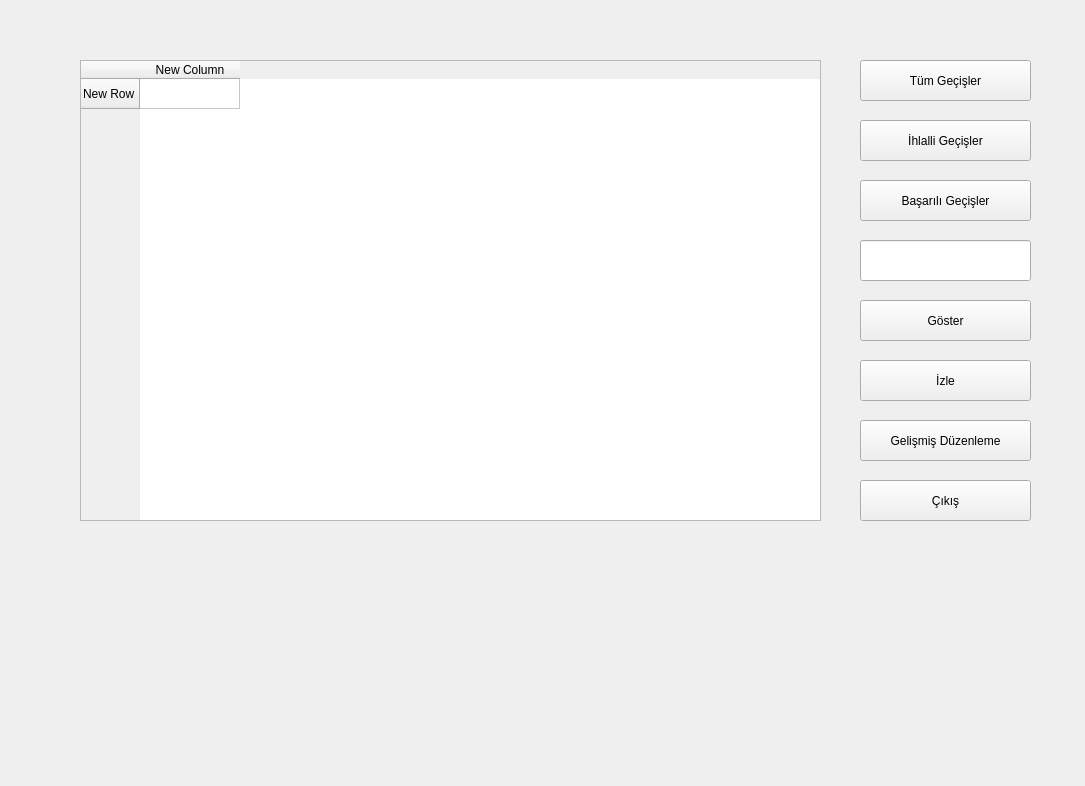
<?xml version="1.0" encoding="UTF-8"?>
<ui version="4.0">
 <class>Form</class>
 <widget class="QWidget" name="Form">
  <property name="geometry">
   <rect>
    <x>0</x>
    <y>0</y>
    <width>1085</width>
    <height>786</height>
   </rect>
  </property>
  <property name="windowTitle">
   <string>Form</string>
  </property>
  <widget class="QPushButton" name="pushButton">
   <property name="geometry">
    <rect>
     <x>860</x>
     <y>300</y>
     <width>171</width>
     <height>41</height>
    </rect>
   </property>
   <property name="text">
    <string>Göster</string>
   </property>
  </widget>
  <widget class="QLineEdit" name="lineEdit">
   <property name="geometry">
    <rect>
     <x>860</x>
     <y>240</y>
     <width>171</width>
     <height>41</height>
    </rect>
   </property>
   <property name="text">
    <string/>
   </property>
  </widget>
  <widget class="QPushButton" name="pushButton_2">
   <property name="geometry">
    <rect>
     <x>860</x>
     <y>60</y>
     <width>171</width>
     <height>41</height>
    </rect>
   </property>
   <property name="text">
    <string>Tüm Geçişler</string>
   </property>
  </widget>
  <widget class="QPushButton" name="pushButton_3">
   <property name="geometry">
    <rect>
     <x>860</x>
     <y>120</y>
     <width>171</width>
     <height>41</height>
    </rect>
   </property>
   <property name="text">
    <string>İhlalli Geçişler</string>
   </property>
  </widget>
  <widget class="QPushButton" name="pushButton_4">
   <property name="geometry">
    <rect>
     <x>860</x>
     <y>180</y>
     <width>171</width>
     <height>41</height>
    </rect>
   </property>
   <property name="text">
    <string>Başarılı Geçişler</string>
   </property>
  </widget>
  <widget class="QTableWidget" name="tableWidget">
   <property name="geometry">
    <rect>
     <x>80</x>
     <y>60</y>
     <width>741</width>
     <height>461</height>
    </rect>
   </property>
   <property name="styleSheet">
    <string notr="true"/>
   </property>
   <row>
    <property name="text">
     <string>New Row</string>
    </property>
   </row>
   <column>
    <property name="text">
     <string>New Column</string>
    </property>
   </column>
  </widget>
  <widget class="QPushButton" name="pushButton_5">
   <property name="geometry">
    <rect>
     <x>860</x>
     <y>480</y>
     <width>171</width>
     <height>41</height>
    </rect>
   </property>
   <property name="text">
    <string>Çıkış</string>
   </property>
  </widget>
  <widget class="QPushButton" name="pushButton_7">
   <property name="geometry">
    <rect>
     <x>860</x>
     <y>420</y>
     <width>171</width>
     <height>41</height>
    </rect>
   </property>
   <property name="text">
    <string>Gelişmiş Düzenleme</string>
   </property>
  </widget>
  <widget class="QLabel" name="arac_resim">
   <property name="geometry">
    <rect>
     <x>220</x>
     <y>540</y>
     <width>561</width>
     <height>201</height>
    </rect>
   </property>
   <property name="text">
    <string/>
   </property>
  </widget>
  <widget class="QPushButton" name="pushButton_6">
   <property name="geometry">
    <rect>
     <x>860</x>
     <y>360</y>
     <width>171</width>
     <height>41</height>
    </rect>
   </property>
   <property name="text">
    <string>İzle</string>
   </property>
  </widget>
 </widget>
 <resources/>
 <connections/>
</ui>
